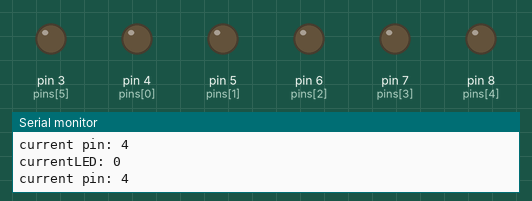
Recording of a sketch running on a simulated Arduino Uno, built with avr-gcc and run on an emulated ATmega328P. Shown: output pins drawn as LEDs (lit = HIGH), the last lines printed to the serial monitor.

Above: at 0.1 s.
At 5.1 s:
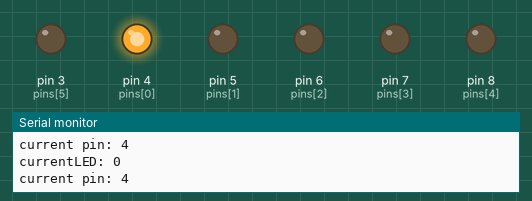
At 12.79 s:
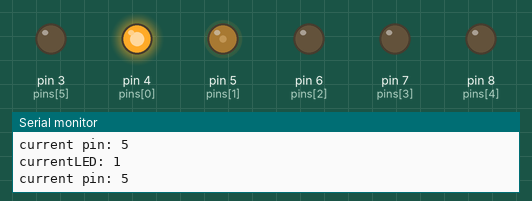
At 20.29 s:
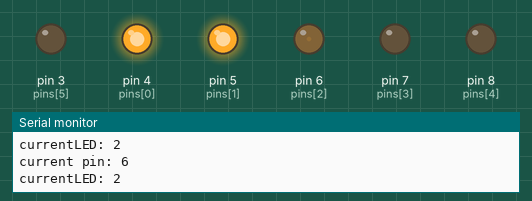
At 30.3 s:
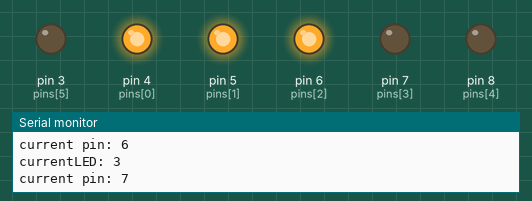
At 35.3 s:
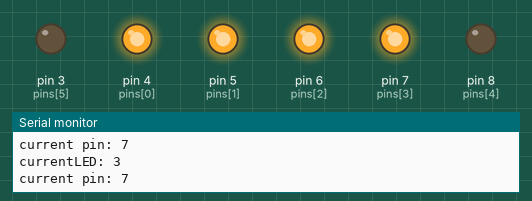
Timing chart, 0 to 36.8 s (numbered marks = the images above):
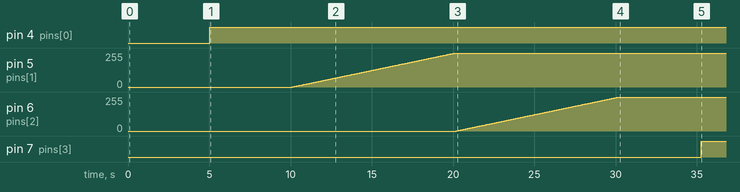

Measured:
- by itself, pin 4 (pins[0]): LOW → HIGH at 5.0 s
- by itself, pin 5 (pins[1]), pin 6 (pins[2]): moves from 0/255 to 255/255 over 10.0 s
- by itself, pin 7 (pins[3]): LOW → HIGH at 35.3 s

The sketch:

HW11.ino
```cpp
const int pins[] = {4, 5, 6, 7, 8, 3};
const int numPins = 6;

int currentLED = 0;
unsigned long startTime = 0;
const unsigned long lightInterval = 10000;
const unsigned long period = 60000;

void setup() {
  Serial.begin(9600);

  for (int i = 0; i < numPins; i++) {
    pinMode(pins[i], OUTPUT);
    analogWrite(pins[i], 0);
  }
  startTime = millis();
  currentLED = 0;
}

void loop() {
  unsigned long now = millis();

  // Restart after the period ends
  if (now - startTime >= period) {
    restart();
    currentLED = 0;
    startTime = now;
  }

  if (now >= startTime + currentLED * lightInterval) {
    for (int brightness = 0; brightness <= 255; brightness++) {
      analogWrite(pins[currentLED], brightness);
      delay(lightInterval / 256);

      Serial.print("currentLED: ");
      Serial.println(currentLED);
      Serial.print("current pin: ");
      Serial.println(pins[currentLED]);

    }
    currentLED++;
  }

}

// Restart the 1-minute clock
void restart() {
  for (int i = 0; i < numPins; i++) {
    analogWrite(pins[i], 0);
  }
}
```
